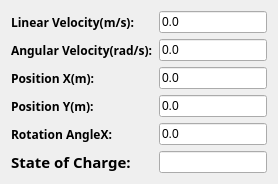
             <widget class="QWidget" name="tab_1">
              <attribute name="title">
               <string>AGV 1</string>
              </attribute>
              <layout class="QGridLayout" name="gridLayout_24">
               <item row="0" column="1">
                <widget class="QLineEdit" name="label_lineer_hiz">
                 <property name="text">
                  <string>0.0</string>
                 </property>
                </widget>
               </item>
               <item row="4" column="1">
                <widget class="QLineEdit" name="label_donus_acisi">
                 <property name="text">
                  <string>0.0</string>
                 </property>
                </widget>
               </item>
               <item row="3" column="0">
                <widget class="QLabel" name="label_11">
                 <property name="font">
                  <font>
                   <family>Sans Serif</family>
                   <weight>75</weight>
                   <italic>false</italic>
                   <bold>true</bold>
                  </font>
                 </property>
                 <property name="text">
                  <string>Position Y(m):</string>
                 </property>
                </widget>
               </item>
               <item row="3" column="1">
                <widget class="QLineEdit" name="label_konum_y">
                 <property name="text">
                  <string>0.0</string>
                 </property>
                </widget>
               </item>
               <item row="2" column="1">
                <widget class="QLineEdit" name="label_konum_x">
                 <property name="text">
                  <string>0.0</string>
                 </property>
                </widget>
               </item>
               <item row="4" column="0">
                <widget class="QLabel" name="label_12">
                 <property name="font">
                  <font>
                   <family>Sans Serif</family>
                   <weight>75</weight>
                   <italic>false</italic>
                   <bold>true</bold>
                  </font>
                 </property>
                 <property name="text">
                  <string>Rotation AngleX:</string>
                 </property>
                </widget>
               </item>
               <item row="1" column="0">
                <widget class="QLabel" name="label_5">
                 <property name="font">
                  <font>
                   <family>Sans Serif</family>
                   <weight>75</weight>
                   <italic>false</italic>
                   <bold>true</bold>
                  </font>
                 </property>
                 <property name="text">
                  <string>Angular Velocity(rad/s):</string>
                 </property>
                </widget>
               </item>
               <item row="1" column="1">
                <widget class="QLineEdit" name="label_acisal_hiz">
                 <property name="text">
                  <string>0.0</string>
                 </property>
                </widget>
               </item>
               <item row="0" column="0">
                <widget class="QLabel" name="label_7">
                 <property name="font">
                  <font>
                   <family>Sans Serif</family>
                   <weight>75</weight>
                   <italic>false</italic>
                   <bold>true</bold>
                  </font>
                 </property>
                 <property name="text">
                  <string>Linear Velocity(m/s):</string>
                 </property>
                </widget>
               </item>
               <item row="2" column="0">
                <widget class="QLabel" name="label_9">
                 <property name="font">
                  <font>
                   <family>Sans Serif</family>
                   <weight>75</weight>
                   <italic>false</italic>
                   <bold>true</bold>
                  </font>
                 </property>
                 <property name="text">
                  <string>Position X(m):</string>
                 </property>
                </widget>
               </item>
               <item row="5" column="0">
                <widget class="QLabel" name="label_19">
                 <property name="font">
                  <font>
                   <family>Sans</family>
                   <pointsize>11</pointsize>
                   <weight>75</weight>
                   <italic>false</italic>
                   <bold>true</bold>
                  </font>
                 </property>
                 <property name="text">
                  <string>State of Charge:</string>
                 </property>
                </widget>
               </item>
               <item row="5" column="1">
                <widget class="QLineEdit" name="label_amr1_sarj_durumu"/>
               </item>
              </layout>
             </widget>
